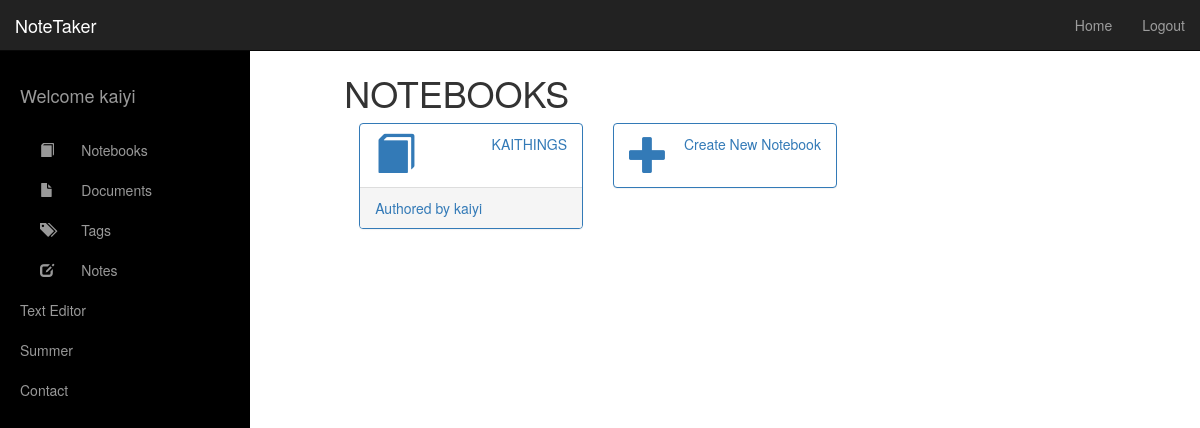
/ (signed in), run on an earlier commit of the app's database.
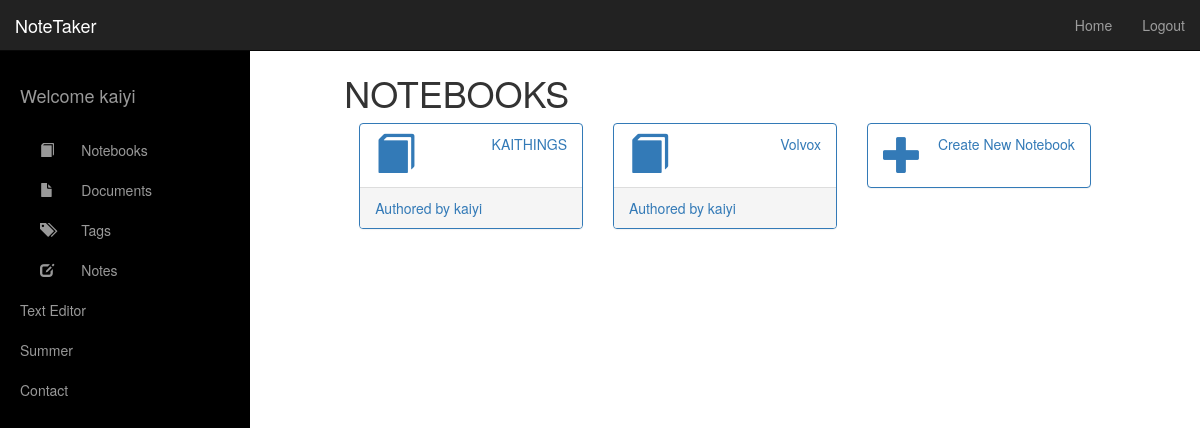
And on a later commit of the database.
### notetaker/models.py (models this page shows, shortened)
@python_2_unicode_compatible
class Notebook(models.Model):
    owner = models.ForeignKey(NoteUser, on_delete=models.CASCADE)
    title = models.CharField(max_length=50)

### notetaker/views.py (the view)
# urls.py: url(r'^$', views.notebooks, name='index'),
def notebooks(request):
    if request.method=='POST':
        title = request.POST.get('title')
        nb = Notebook(title=title, owner=NoteUser.objects.get_by_natural_key(request.user))
        nb.save()
        return redirect('/')
    all_notebooks = Notebook.objects.filter(owner=request.user)
    context = {
        'all_notebooks': all_notebooks,
    }
    return render(request, 'notebooks.html', context)

### notetaker/models.py (called while the page is built)
    def __str__(self):
        return self.username

### templates/notebooks.html (shortened to what this page needs)
{% extends 'base.html' %}
{% load staticfiles %}
{% block content %}
    <h2>Secret header</h2>
    <h1>NOTEBOOKS</h1>
    {% if all_notebooks %}
        {% for notebook in all_notebooks %}
            <div class="col-lg-4 col-md-6 col-sm-12 col-xs-12">
                <div class="panel panel-primary">
                    <div class="box">
                        <a href="/notebooks/{{ notebook.id }}/">
                            <div class="panel-heading">
                                <div class="row">
                                    <div class="col-xs-2">
                                        <i style="font-size:2.8em;" class="glyphicon glyphicon-book"></i>
                                    </div>
                                    <div class="col-xs-10 text-right">
                                        <div>{{ notebook.title }}</div>
                                    </div>
                                </div>
                            </div>
                        </a>
                            <div class="panel-footer">
                                <a href="/profile/{{ notebook.owner.id }}/">
                                    <span class="pull-left">Authored by {{notebook.owner}}</span>
                                </a>
                                <div class="clearfix"></div>
                            </div>
                    </div>
                </div>
            </div>
        {% endfor %}
    {% endif %}
    <div class="col-lg-4 col-md-6 col-sm-12 col-xs-12">
        <div class="panel panel-primary" >
            <a data-toggle="collapse" href="#collapseExample">
                <div class="panel-heading">
                    <div class="row">
                        <div class="col-xs-2">
                            <i style="font-size:2.8em; color:#337ab7;" class="glyphicon glyphicon-plus"></i>
                        </div>
                        <div class="col-xs-10 text-right">
                            <p style="color:#337ab7;">Create New Notebook</p>
                        </div>
                    </div>
                </div>
            </a>
        </div>
    </div>
{% endblock %}

What changed in the data, as far as the page shows it:
added Notebook: title "Volvox", owner "kaiyi"
